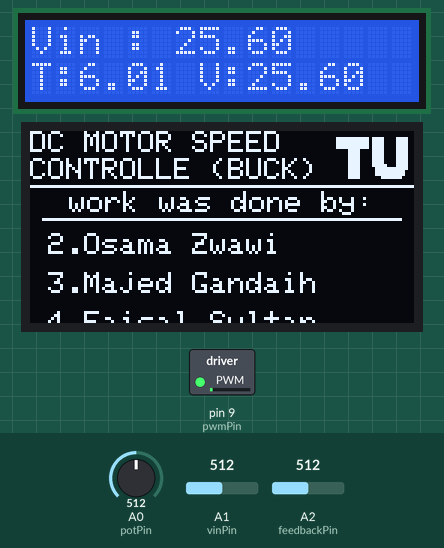
A sketch run on a simulated Arduino Uno, built with avr-gcc and run on an emulated ATmega328P. On the bench: 16×2 character LCD, 128×64 one-colour display, switched loads named in the sketch (green lamp = pin HIGH). The inputs (shaded band) are chosen by the test bench; at power-on: A0 (potPin) = 512, A1 (vinPin) = 512, A2 (feedbackPin) = 512.

Above: at 1.3 s.
1.4 s: A0 (potPin) set to 0
At 2.2 s:
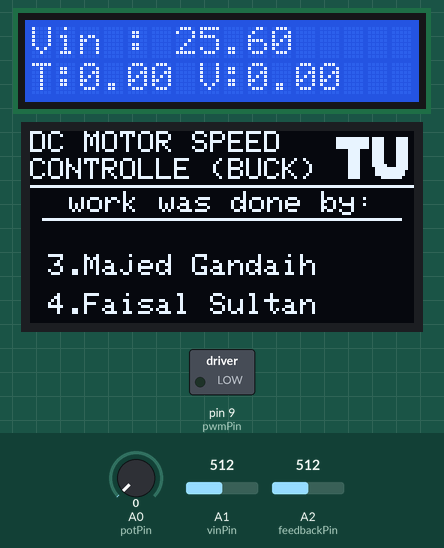
3.1 s: A1 (vinPin) set to 716
At 3.51 s:
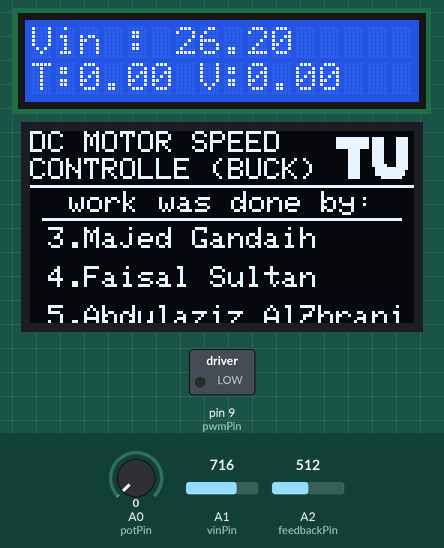
5.8 s: A0 (potPin) set to 7
At 6.05 s:
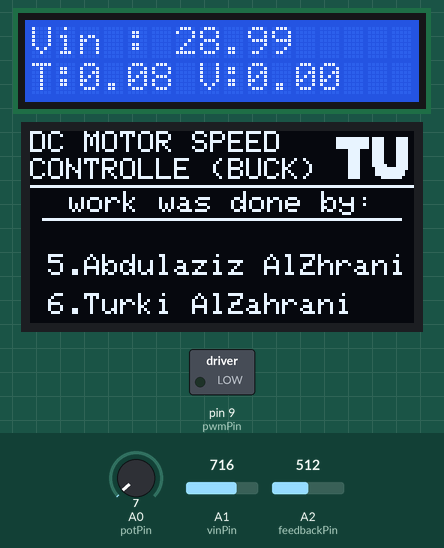
7.7 s: A0 (potPin) set to 10
At 8.0 s:
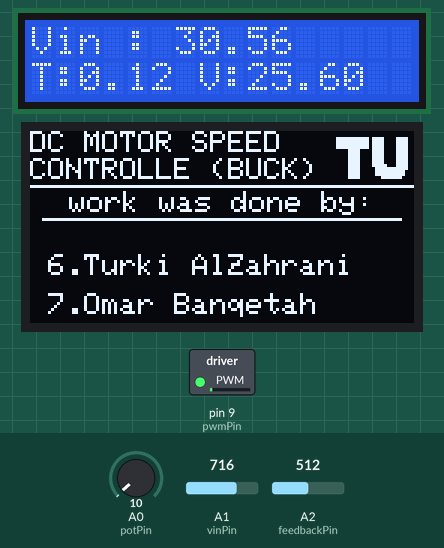
9.4 s: A2 (feedbackPin) set to 716
At 9.93 s:
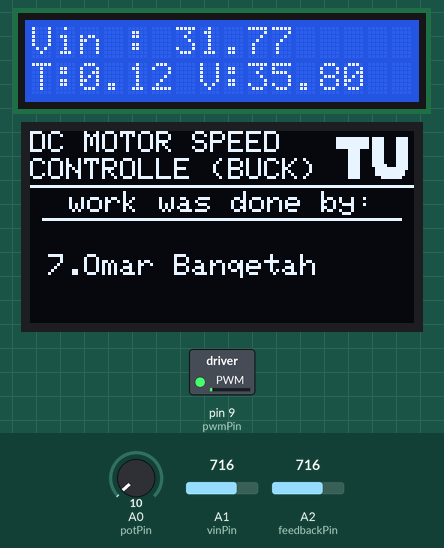
11.6 s: A1 (vinPin) set to 900
At 11.96 s:
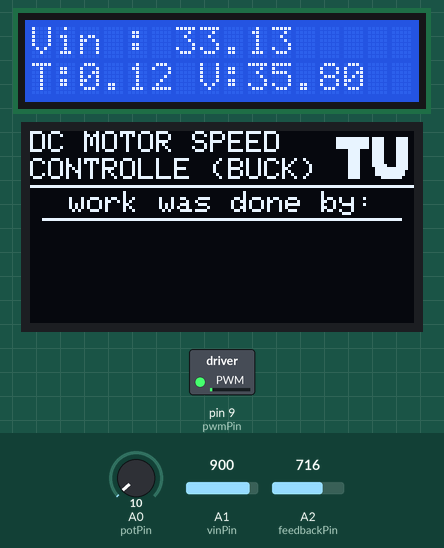
Timing chart, 0 to 14.6 s (numbered marks = the images above; inputs shaded):
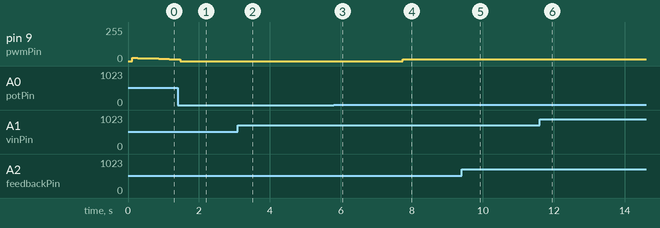

The sketch:

sketch_may16a.ino
```cpp
#include <Wire.h>
#include <LiquidCrystal_I2C.h>
#include <SPI.h>
#include <Adafruit_GFX.h>
#include <Adafruit_SSD1306.h>

// 1. تهيئة شاشة الـ LCD المعتمدة عندك (العنوان 0x27)
LiquidCrystal_I2C lcd(0x27, 16, 2);

// 2. تهيئة شاشة الـ OLED المعتمدة عندك على الـ I2C الحقيقي المشترك (العنوان 0x3C)
#define SCREEN_WIDTH 128
#define SCREEN_HEIGHT 64
#define OLED_RESET    -1
Adafruit_SSD1306 display(SCREEN_WIDTH, SCREEN_HEIGHT, &Wire, OLED_RESET);

// شعار جامعة الطائف TU الثابت في الفلاش ميموري
static const unsigned char PROGMEM image_taif_uni_bits[] = {
  0xff,0xef,0x0f,0xff,0xef,0x0f,0xff,0xef,0x0f,0xff,0xef,0x0f,0x0f,0x0f,0x0f,0x0f,
  0x0f,0x0f,0x0f,0x0f,0x0f,0x0f,0x0f,0x0f,0x0f,0x0f,0x0f,0x0f,0x0f,0x8f,0x0f,0x07,
  0xff,0x0f,0x07,0xfe,0x0f,0x07,0xfe,0x0f,0x01,0xfc
};

// أسماء الطلاب الثابتة والمحفوظة في الفلاش ميموري لمنع تعليق الأردوينو أونو
const char s0[] PROGMEM = "1.Abdullah Alahmari";
const char s1[] PROGMEM = "2.Osama Zwawi";
const char s2[] PROGMEM = "3.Majed Gandaih";
const char s3[] PROGMEM = "4.Faisal Sultan";
const char s4[] PROGMEM = "5.Abdulaziz AlZhrani";
const char s5[] PROGMEM = "6.Turki AlZahrani";
const char s6[] PROGMEM = "7.Omar Banqetah";

const char* const students[] PROGMEM = {s0, s1, s2, s3, s4, s5, s6};

const int numStudents = 7;
const int itemHeight = 13;
const int scrollMinY = 28;
const int loopHeight = (numStudents * itemHeight) + 25;
int yOffset = 0;

// تعريف البنات المعتمدة في دائرتك الحقيقية والناجحة
const int pwmPin = 9;
const int potPin = A0;         // المقاومة المتغيرة لتحديد الـ Target
const int vinPin = A1;         // قراءة فولت المدخل Vin عبر مجزئ الجهد الأول
const int feedbackPin = A2;    // الفيدباك لقراءة فولت الخرج Vout عبر مجزئ الجهد الثاني

// متغيرات التحكم والحماية حقك
float targetVoltage = 0.0;
float dutyCycle = 0.1;
int pwmValue = 25;

// متغيرات الفلتر الذكي لتثبيت قراءة الـ Vin
float smoothedVin = 0.0;

void drawHeader() {
  display.fillRect(0, 0, 128, scrollMinY, SSD1306_BLACK);
  display.drawBitmap(102, 2, image_taif_uni_bits, 24, 14, SSD1306_WHITE);
  display.setTextSize(1);
  display.setTextColor(SSD1306_WHITE);
  display.setCursor(0, 0);
  display.print(F("DC MOTOR SPEED"));
  display.setCursor(0, 9);
  display.print(F("CONTROLLE (BUCK)"));
  display.drawFastHLine(0, 18, 128, SSD1306_WHITE);
  display.setCursor(13, 20);
  display.print(F("work was done by:"));
  display.drawFastHLine(4, 29, 120, SSD1306_WHITE);
}

void setup() {
  pinMode(pwmPin, OUTPUT);
  TCCR1B = (TCCR1B & 0b11111000) | 0x01; // تردد 31.25 kHz لمنع صوت الصفير

  lcd.init();
  lcd.backlight();
  lcd.clear();

  if(display.begin(SSD1306_SWITCHCAPVCC, 0x3C)) {
    display.clearDisplay();
    display.display();
  }

  // قراءة مبدئية لتأسيس الفلتر أول ما يشتغل الأردوينو
  smoothedVin = (analogRead(vinPin) / 1023.0) * 4.65 * 11.0;
}

void loop() {
  // 1. حسابات الباور والـ Closed-Loop والـ LCD
  int potValue = analogRead(potPin);
  targetVoltage = (potValue / 1023.0) * 12.0;

  // القراءة الخام من مجزئات الجهد (تم ضبط المعامل على 4.65 لمعايرة دقيقة مع الآفو حقتك)
  float rawVin = (analogRead(vinPin) / 1023.0) * 4.65 * 11.0;
  float actualVoltage = (analogRead(feedbackPin) / 1023.0) * 4.65 * 11.0;

  // -----------------------------------------------------------------
  // التعديل السحري الجديد: فلتر التنعيم الرقمي (Digital Low-Pass Filter) لـ Vin
  // -----------------------------------------------------------------
  // يأخذ 98% من القراءة القديمة الثابتة ويضيف عليها 2% فقط من اللعب الجديد، فيموت الارتعاش تماماً!
  smoothedVin = (smoothedVin * 0.98) + (rawVin * 0.02);

  // نظام الـ Closed-Loop الأساسي حقك
  if (actualVoltage < targetVoltage) {
    dutyCycle += 0.005;
  }
  else if (actualVoltage > targetVoltage) {
    dutyCycle -= 0.005;
  }

  pwmValue = dutyCycle * 255.0;

  if (pwmValue > 250) { pwmValue = 250; dutyCycle = 250 / 255.0; }
  if (pwmValue < 13)  { pwmValue = 13;  dutyCycle = 13 / 255.0; }
  if (targetVoltage < 0.1) { pwmValue = 0; dutyCycle = 0; }

  analogWrite(pwmPin, pwmValue);

  // فلتر تثبيت العرض الـ 7% الخاص بالـ Vout والتارغيت
  float displayedVoltage = actualVoltage;
  if (abs(actualVoltage - targetVoltage) < 0.8) {
    displayedVoltage = targetVoltage;
  }
  if (targetVoltage < 0.1) {
    displayedVoltage = 0.0;
  }

  // 2. طباعة الفولتات المستقرة صخر والمفلترة على الـ LCD
  lcd.setCursor(0, 0);
  lcd.print(F("Vin : "));
  lcd.print(smoothedVin, 2); // طباعة الـ Vin الثابتة والمحمية من الارتعاش والنويز
  lcd.print(F("   "));

  lcd.setCursor(0, 1);
  lcd.print(F("T:"));
  lcd.print(targetVoltage, 2);
  lcd.print(F(" V:"));
  lcd.print(displayedVoltage, 2);
  lcd.print(F("   "));

  // 3. تحديث حركة الأسماء والشعار لايف على شاشة الـ OLED
  display.clearDisplay();
  display.setTextSize(1);

  char buffer[25];
  for (int i = 0; i < numStudents; i++) {
    int yPos = scrollMinY + yOffset + (i * itemHeight);
    while (yPos < scrollMinY) { yPos += loopHeight; }
    while (yPos >= scrollMinY + loopHeight) { yPos -= loopHeight; }

    if (yPos > scrollMinY && yPos < 64) {
      display.setCursor(6, yPos);
      strcpy_P(buffer, (char*)pgm_read_word(&(students[i])));
      display.print(buffer);
    }
  }

  drawHeader();
  display.display();

  yOffset--;
  if (yOffset <= -loopHeight) { yOffset = 0; }

  delay(80);
}
```

Measured:
- the behaviour switches between 8 and 9 on A0 (potPin) (found by bisection; images 3 and 4)
- after the input at 1.4 s, pin 9 (pwmPin): 14/255 → 0/255 after 0.07 s
- after the input at 7.7 s, pin 9 (pwmPin): 0/255 → 13/255 at once
